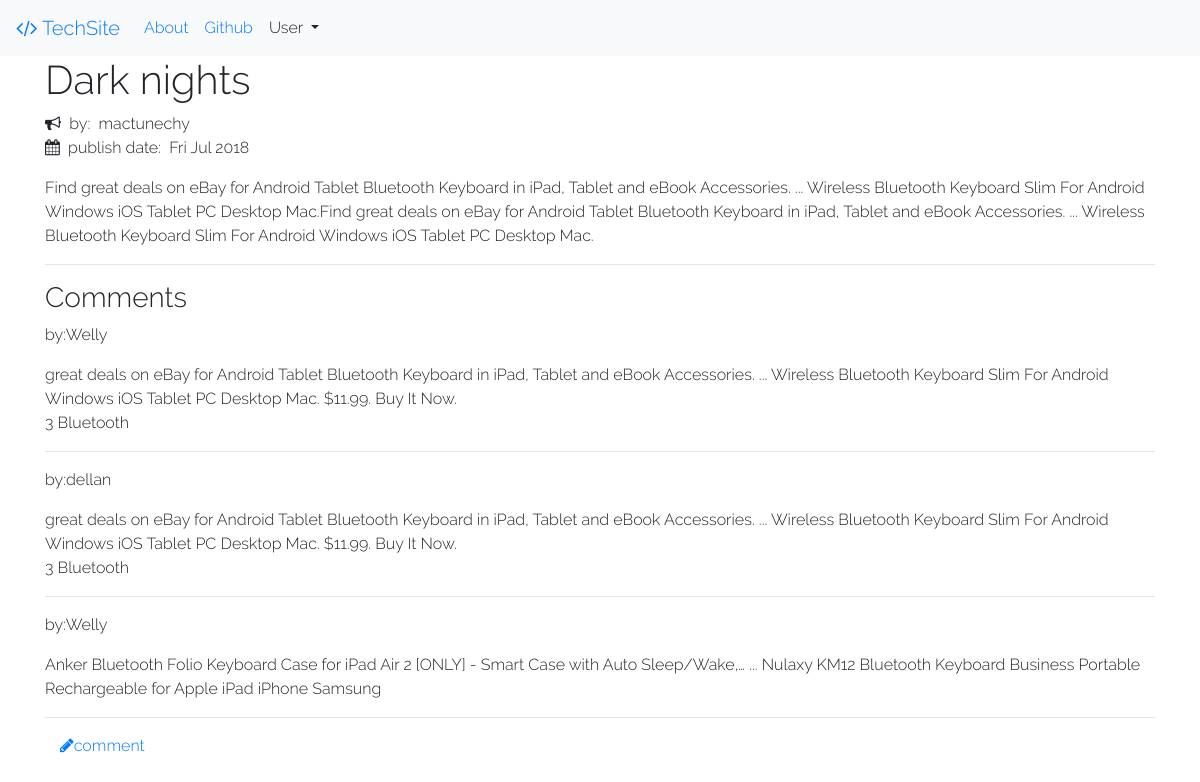
The page /post/5 on the database as committed earlier.
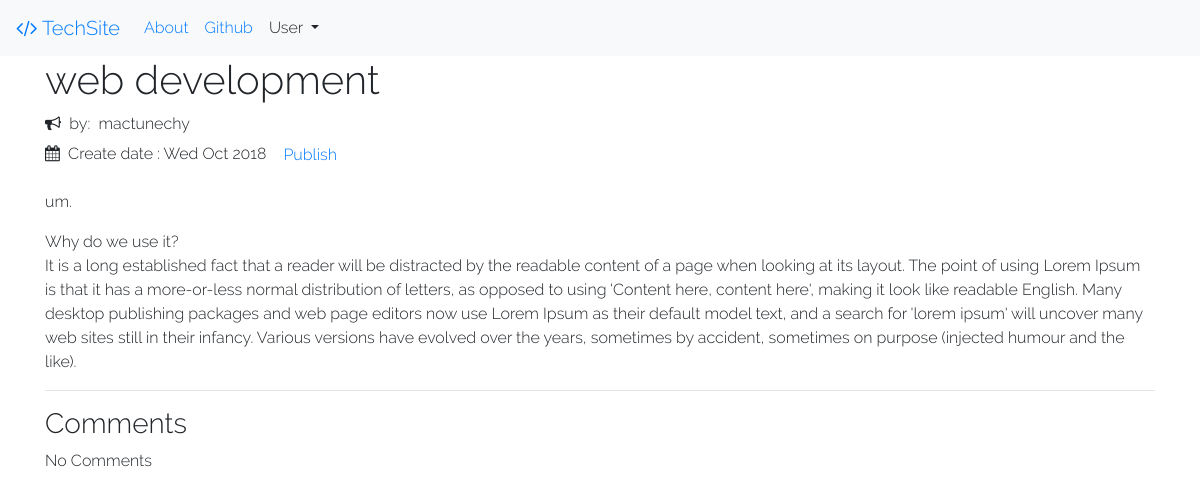
The same page on the database as committed later.
### blog/models.py (models this page shows, shortened)
class Post(models.Model):
	author  =models.ForeignKey('auth.User', on_delete=models.PROTECT)
	title	  =models.CharField(max_length=200)
	text 	=models.TextField()
	category= models.CharField(max_length=100,default="None",blank=True)
	create_date	 = models.DateTimeField(default=timezone.now)
	published_date = models.DateTimeField(blank=True,null=True)
	likes = models.IntegerField(default = 0,blank=True)

class Comment	(models.Model):
	post = models.ForeignKey('blog.Post',related_name = 'comments', on_delete=models.PROTECT)
	author= models.CharField(max_length=200)
	text= models.TextField()
	create_date= models.DateTimeField(default=timezone.now)
	approve_comment = models.BooleanField(default=False)

### blog/views.py (the view)
# urls.py: path('post/<int:pk>',views.Post_detail.as_view(), name = 'post_detail'),
class Post_detail(DetailView):
	template_name = 'blog/post_detail.html'
	model = Post

### blog/templates/blog/post_detail.html (shortened to what this page needs)
{%extends 'base.html'%}
{% block content%}
<h1>{{post.title}}</h1>
<i class="fa fa-bullhorn"></i> &nbsp;by: &nbsp;{{post.author}}<br>
<i class="fa fa-calendar"></i>&nbsp; {% if post.published_date %}
publish date:&nbsp; {{post.published_date|date:"D M Y"}}
{% else %}
Create date : {{post.create_date|date:"D M Y"}}
<a class="btn btn-default" href="{% url 'post_publish' pk=post.pk %}"> Publish</a>
{% endif%}
<p class="postcontent">{{post.text|safe|linebreaks}}</p>
<hr>
<div class=""> <h3>Comments</h3></div>
{% for comment in post.comments.all %}
<div class="postcomment">
	by:{{comment.author}}<br>
	<p>
		{{comment.text|safe|linebreaks}}
	</p>
	<hr>
	{% empty %}
	<p>No Comments</p>
</div>
{% endfor%}
{% if post.published_date %}
<div class="container">
<a href="{% url 'add_comment_to_post' pk=post.pk %}"><i class="fa fa-pencil"></i>comment</a>
</div>
{% endif %}
{% endblock %}

### blog/templates/blog/base.html (shortened to what this page needs)
<!doctype html>
<html lang="en">
<head>
    {% load static %}
    	<link type="text/css" rel="stylesheet" href="{% static 'css/font-awesome.min.css' %}">
    <link rel="stylesheet" href="{% static 'css/bootstrap.min.css' %}" />
    <link rel="stylesheet" href="{% static 'css/style.css' %}">
</head>
<body>
				<nav class="navbar navbar-expand-lg bg-light">
  <a class="navbar-brand" href="{% url 'post_list' %}"><i class="fa fa-code"></i> TechSite</a>
  <div class="collapse navbar-collapse" id="navbarNavDropdown">
    <ul class="navbar-nav">
      <li class="nav-item">
        <a class="nav-link" href="{% url 'about' %}">About</a>
      </li>
      <li class="nav-item">
        <a class="nav-link" href="http://github.com">Github</a>
      </li>
      <li class="nav-item dropdown">
        <a class="nav-link dropdown-toggle" id="navbarDropdownMenuLink" data-toggle="dropdown" aria-haspopup="true" aria-expanded="false">
          User
        </a>
      </li>
    </ul>
  </div>
</nav>
<div class="container mb-5">
	{%block content%}
	{% endblock %}
</div>
</body>
</html>

### blog/static/css/style.css (style rules this page uses)
body { font-family:rale; filter:hue-rotate(0deg); color:linear-gradient(45deg,#0f8,#08f); animation:hue 10000ms infinite linear; }

Rows that differ between the two databases and show on the page:
no longer on this page (row edited): Comment: author "Welly", text "great deals on eBay for Android Tablet Bluetooth Keyboard in iPad, Tablet and eBook Accessories. ... Wireless Bluetooth Keyboard Slim For Android Windows iOS Tablet PC Desktop Mac. $11.99. Buy It Now. 3 Bluetooth"
removed Comment: author "dellan", text "great deals on eBay for Android Tablet Bluetooth Keyboard in iPad, Tablet and eBook Accessories. ... Wireless Bluetooth Keyboard Slim For Android Windows iOS Tablet PC Desktop Mac. $11.99. Buy It Now. 3 Bluetooth"
removed Comment: author "Welly", text "Anker Bluetooth Folio Keyboard Case for iPad Air 2 [ONLY] - Smart Case with Auto Sleep/Wake,… ... Nulaxy KM12 Bluetooth Keyboard Business Portable Rechargeable for Apple iPad iPhone Samsung"
changed Post "mactunechy": title "Dark nights" → "web development"; create_date (not shown) → "Wed Oct 2018"; text "Find great deals on eBay for Android Tablet Bluetooth Keyboard in iPad, Tablet and eBook Accessories. ... Wireless Bluetooth Keyboard Slim For Android Windows iOS Tablet PC Desktop Mac.Find great deals on eBay for Android Tablet Bluetooth Keyboard in iPad, Tablet and eBook Accessories. ... Wireless Bluetooth Keyboard Slim For Android Windows iOS Tablet PC Desktop Mac." → "um. Why do we use it? It is a long established fact that a reader will be distracted by the readable content of a page when looking at its layout. The point of using Lorem Ipsum is that it has a more-or-less normal distribution of letters, as opposed to using 'Content here, content here', making it look like readable English. Many desktop publishing packages and web page editors now use Lorem Ipsum as their default model text, and a search for 'lorem ipsum' will uncover many web sites still in their infancy. Various versions have evolved over the years, sometimes by accident, sometimes on purpose (injected humour and the like)."; published_date "Fri Jul 2018" → (not shown)
Other text that changed with them:
text no longer shown: "publish date: comment"
text now shown: "Create date : Publish No Comments"
